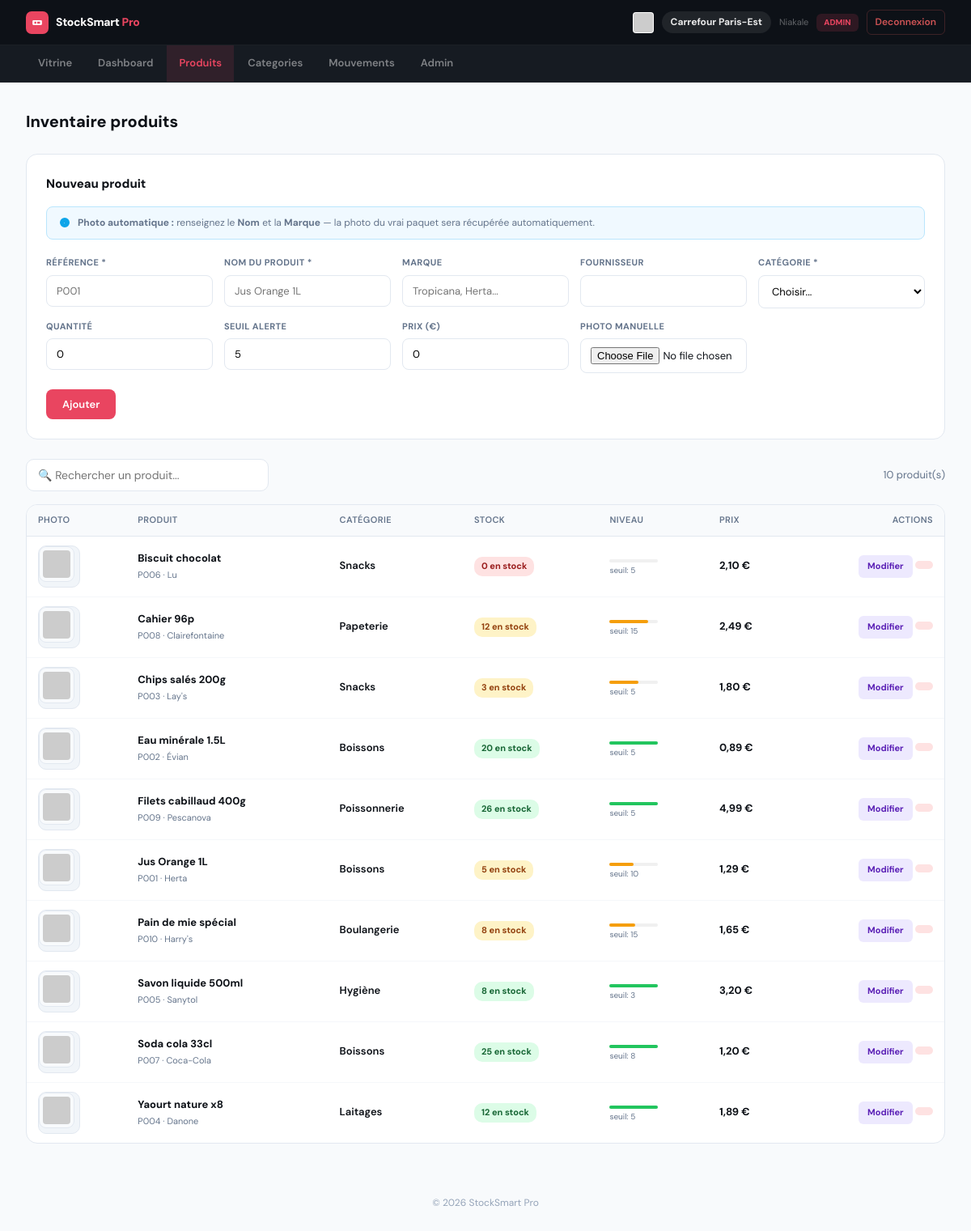
The page /pages/produits.php (signed in) on the database its author committed.
### tables this page shows
CREATE TABLE IF NOT EXISTS produits (
  id            INT AUTO_INCREMENT PRIMARY KEY,
  reference     VARCHAR(50)   NOT NULL UNIQUE,
  nom           VARCHAR(150)  NOT NULL,
  marque        VARCHAR(100)  DEFAULT '',
  fournisseur   VARCHAR(100)  DEFAULT '',
  categorie_id  INT,
  quantite      INT           DEFAULT 0,
  seuil_alerte  INT           DEFAULT 5,
  prix          DECIMAL(10,2) DEFAULT 0.00,
  image         VARCHAR(255)  DEFAULT '',
  created_at    TIMESTAMP     DEFAULT CURRENT_TIMESTAMP,
  FOREIGN KEY (categorie_id) REFERENCES categories(id)
);

CREATE TABLE IF NOT EXISTS categories (
  id   INT AUTO_INCREMENT PRIMARY KEY,
  nom  VARCHAR(100) NOT NULL UNIQUE
);

### config.php (called while the page is built, shortened)
<?php
function canEdit(): bool {
    return in_array($_SESSION['user_role'] ?? '', ['admin', 'gerant', 'chef_rayon', 'magasinier']);
}
function canDelete(): bool {
    return in_array($_SESSION['user_role'] ?? '', ['admin', 'gerant']);
}
function h(string $s): string {
    return htmlspecialchars($s, ENT_QUOTES, 'UTF-8');
}
?>

### pages/produits.php (the view, shortened to what this page needs)
<?php
require_once '../config.php';
$produits   = $pdo->query("SELECT p.*, c.nom AS cat_nom FROM produits p LEFT JOIN categories c ON p.categorie_id=c.id ORDER BY p.nom ASC")->fetchAll();
$edit_p = null;
?>
<!DOCTYPE html>
<html lang="fr">
<head>
</head>
<body>
<?php require_once '../_nav.php'; ?>
<div class="container">
  <div class="page-title">Inventaire produits</div>
  <?php if (canEdit()): ?>
  <div class="form-card">
    <h3><?= $edit_p ? 'Modifier le produit' : 'Nouveau produit' ?></h3>
    <div class="off-tip">
      <svg viewBox="0 0 24 24"><path d="M13 16h-1v-4h-1m1-4h.01M21 12a9 9 0 11-18 0 9 9 0 0118 0z"/></svg>
      <span><strong>Photo automatique :</strong> renseignez le <strong>Nom</strong> et la <strong>Marque</strong> — la photo du vrai paquet sera récupérée automatiquement.</span>
    </div>
    <form method="POST" enctype="multipart/form-data">
      <div class="form-grid">
        <div class="fg"><label>Référence *</label><input type="text" name="reference" value="<?= h($edit_p['reference'] ?? '') ?>" placeholder="P001" required></div>
        <div class="fg"><label>Nom du produit *</label><input type="text" name="nom" value="<?= h($edit_p['nom'] ?? '') ?>" placeholder="Jus Orange 1L" required></div>
        <div class="fg"><label>Marque </label><input type="text" name="marque" value="<?= h($edit_p['marque'] ?? '') ?>" placeholder="Tropicana, Herta..."></div>
        <div class="fg"><label>Fournisseur</label><input type="text" name="fournisseur" value="<?= h($edit_p['fournisseur'] ?? '') ?>"></div>
        <div class="fg">
          <label>Catégorie *</label>
          <select name="categorie_id" required>
            <option value="">Choisir...</option>
          </select>
        </div>
        <div class="fg"><label>Quantité</label><input type="number" name="quantite" value="<?= $edit_p['quantite'] ?? 0 ?>" min="0"></div>
        <div class="fg"><label>Seuil alerte</label><input type="number" name="seuil_alerte" value="<?= $edit_p['seuil_alerte'] ?? 5 ?>" min="0"></div>
        <div class="fg"><label>Prix (€)</label><input type="number" name="prix" value="<?= $edit_p['prix'] ?? 0 ?>" step="0.01" min="0"></div>
        <div class="fg"><label>Photo manuelle</label><input type="file" name="image" accept="image/*"></div>
      </div>
      <div class="form-actions">
        <button type="submit" name="<?= $edit_p ? 'modifier' : 'ajouter' ?>" class="btn btn-red"><?= $edit_p ? 'Enregistrer' : 'Ajouter' ?></button>
      </div>
    </form>
  </div>
  <?php endif; ?>
  <div class="search-row">
    <input type="text" id="searchInput" class="search-input" placeholder="🔍 Rechercher un produit...">
    <span style="font-size:13px;color:var(--mid);"><?= count($produits) ?> produit(s)</span>
  </div>
  <div class="table-wrap">
    <table>
      <thead><tr><th>Photo</th><th>Produit</th><th>Catégorie</th><th>Stock</th><th>Niveau</th><th>Prix</th><th style="text-align:right;">Actions</th></tr></thead>
      <tbody id="productTable">
        <?php foreach ($produits as $p):
          $searchTerm = trim(($p['marque'] ?? '') . ' ' . $p['nom']);
          $localImg   = '../' . ($p['image'] ?? '');
          $hasLocal   = !empty($p['image']) && file_exists($localImg) && strpos($p['image'],'no-image')===false;
          $avatarUrl  = 'https://ui-avatars.com/api/?name='.urlencode(mb_substr($p['nom'],0,2)).'&background=f1f5f9&color=64748b&size=80&bold=true';
          $srcInit    = $hasLocal ? $localImg : $avatarUrl;
        ?>
        <tr class="product-row">
          <td>
            <div class="img-wrap <?= $hasLocal ? 'loaded' : '' ?>" id="wrap_<?= $p['id'] ?>">
              <img
                class="prod-img"
                src="<?= $srcInit ?>"
                alt="<?= h($p['nom']) ?>"
                <?= !$hasLocal ? 'data-search="' . h($searchTerm) . '" data-wrapid="wrap_' . $p['id'] . '"' : '' ?>
              >
            </div>
          </td>
          <td>
            <div class="prod-name"><?= h($p['nom']) ?></div>
            <div class="prod-ref"><?= h($p['reference']) ?><?= !empty($p['marque']) ? ' · '.h($p['marque']) : '' ?></div>
          </td>
          <td style="font-weight:600;"><?= h($p['cat_nom'] ?? '—') ?></td>
          <td><span class="badge <?= $p['quantite']==0?'badge-crit':($p['quantite']<=$p['seuil_alerte']?'badge-warn':'badge-ok') ?>"><?= $p['quantite'] ?> en stock</span></td>
          <td>
            <div class="stock-bw"><div class="stock-bf" style="width:<?= $p['seuil_alerte']>0?min(100,round(($p['quantite']/$p['seuil_alerte'])*100)):100 ?>%;background:<?= $p['quantite']==0?'#e94560':($p['quantite']<=$p['seuil_alerte']?'#f59e0b':'#22c55e') ?>;"></div></div>
            <div style="font-size:10px;color:var(--mid);margin-top:2px;">seuil: <?= $p['seuil_alerte'] ?></div>
          </td>
          <td style="font-weight:700;"><?= number_format($p['prix'],2,',',' ') ?> €</td>
          <td style="text-align:right;">
            <?php if (canEdit()): ?><a href="?edit=<?= $p['id'] ?>" class="btn-sm btn-edit">Modifier</a><?php endif; ?>
            <?php if (canDelete()): ?><a href="?supprimer=<?= $p['id'] ?>" class="btn-sm btn-delete" onclick="return confirm('Supprimer <?= h($p['nom']) ?> ?')"></a><?php endif; ?>
          </td>
        </tr>
        <?php endforeach; ?>
      </tbody>
    </table>
  </div>
</div>
<footer style="text-align:center;padding:2rem;color:#94a3b8;font-size:12px;">© <?= date('Y') ?> StockSmart Pro</footer>
</body>
</html>

### css/style.css (style rules this page uses)
*, *::before, *::after { box-sizing: border-box; margin: 0; padding: 0; }
:root { --red: #e94560; --red-light: rgba(233, 69, 96, 0.1); --dark: #0d1117; --dark2: #161b22; --mid: #64748b; --border: #e2e8f0; --light: #f8fafc; --success: #22c55e; --success-bg: #dcfce7; --success-text: #166534; --warning: #f59e0b; --warning-bg: #fef3c7; --warning-text: #92400e; --danger: #e94560; --danger-bg: #fee2e2; --danger-text: #991b1b; --radius: 12px; --shadow: 0 4px 20px rgba(0, 0, 0, 0.06); --shadow-md: 0 8px 30px rgba(0, 0, 0, 0.1); }
body { font-family: 'DM Sans', system-ui, -apple-system, sans-serif; background: var(--light); color: #0d1117; line-height: 1.6; -webkit-font-smoothing: antialiased; }
.page-entity, .container { max-width: 1200px; margin: 2rem auto; padding: 0 2rem; }
table { width: 100%; border-collapse: collapse; }
thead th { background: var(--light); font-size: 11px; font-weight: 600; color: var(--mid); text-transform: uppercase; letter-spacing: 0.4px; padding: 10px 14px; text-align: left; border-bottom: 1px solid var(--border); }
tbody tr { border-bottom: 1px solid #f5f7fa; transition: background 0.1s; }
tbody tr:last-child { border-bottom: none; }
tbody td { padding: 11px 14px; font-size: 13px; vertical-align: middle; }
.badge { display: inline-flex; align-items: center; padding: 3px 9px; border-radius: 10px; font-size: 11px; font-weight: 700; }
.badge-warn { background: var(--warning-bg); color: var(--warning-text); }
.badge-ok { background: var(--success-bg); color: var(--success-text); }
.badge-crit { background: var(--danger-bg); color: var(--danger-text); }
.btn { display: inline-flex; align-items: center; gap: 6px; padding: 10px 20px; border-radius: 8px; font-size: 13px; font-weight: 600; cursor: pointer; border: none; font-family: inherit; text-decoration: none; transition: all 0.15s; }
.btn-primary, .btn-red { background: var(--red); color: #fff; }
.btn-sm { padding: 5px 11px; border-radius: 6px; font-size: 11px; }
.btn-edit { background: #ede9fe; color: #5b21b6; }
.btn-delete { background: var(--danger-bg); color: var(--danger-text); }
.form-entity, .form-grid { display: grid; grid-template-columns: repeat(auto-fit, minmax(200px, 1fr)); gap: 14px; }
.form-group, .fg { display: flex; flex-direction: column; }
.form-group label, .fg label { font-size: 11px; font-weight: 700; color: var(--mid); margin-bottom: 6px; text-transform: uppercase; letter-spacing: 0.4px; }
.form-group input, .form-group select, .fg input, .fg select { padding: 10px 12px; border-radius: 8px; border: 1px solid var(--border); background: #fff; font-family: inherit; font-size: 13px; outline: none; transition: border-color 0.15s; width: 100%; }
.form-actions { display: flex; gap: 10px; margin-top: 1.25rem; flex-wrap: wrap; }
.img-produit, .prod-img { width: 44px; height: 44px; border-radius: 9px; object-fit: contain; background: var(--light); border: 1px solid var(--border); padding: 4px; }
footer { text-align: center; padding: 2rem; color: #94a3b8; font-size: 12px; font-family: 'DM Sans', sans-serif; }

### rows shown on the page
produits: nom "Biscuit chocolat", reference "P006", marque "Lu", categorie.nom "Snacks", quantite "0", seuil_alerte "5", prix "2,10"
produits: nom "Cahier 96p", reference "P008", marque "Clairefontaine", categorie.nom "Papeterie", quantite "12", seuil_alerte "15", prix "2,49"
produits: nom "Chips salés 200g", reference "P003", marque "Lay's", categorie.nom "Snacks", quantite "3", seuil_alerte "5", prix "1,80"
produits: nom "Eau minérale 1.5L", reference "P002", marque "Évian", categorie.nom "Boissons", quantite "20", seuil_alerte "5", prix "0,89"
produits: nom "Filets cabillaud 400g", reference "P009", marque "Pescanova", categorie.nom "Poissonnerie", quantite "26", seuil_alerte "5", prix "4,99"
produits: nom "Jus Orange 1L", reference "P001", marque "Herta", categorie.nom "Boissons", quantite "5", seuil_alerte "10", prix "1,29"
produits: nom "Pain de mie spécial", reference "P010", marque "Harry's", categorie.nom "Boulangerie", quantite "8", seuil_alerte "15", prix "1,65"
produits: nom "Savon liquide 500ml", reference "P005", marque "Sanytol", categorie.nom "Hygiène", quantite "8", seuil_alerte "3", prix "3,20"
produits: nom "Soda cola 33cl", reference "P007", marque "Coca-Cola", categorie.nom "Boissons", quantite "25", seuil_alerte "8", prix "1,20"
produits: nom "Yaourt nature x8", reference "P004", marque "Danone", categorie.nom "Laitages", quantite "12", seuil_alerte "5", prix "1,89"

### other values the page prints
$_SESSION['enseigne_nom'] "Carrefour Paris-Est"
$_SESSION['user_prenom'] "Niakale"
$_SESSION['user_role'] "ADMIN"
$label "Vitrine"
$label "Dashboard"
$label "Produits"
$label "Categories"
$label "Mouvements"
$label "Admin"
count($produits) "10"
